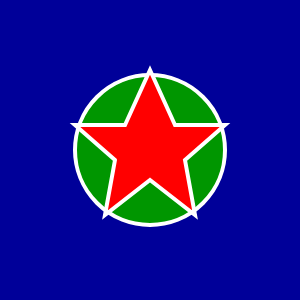
Frame 1 (no input)
Frame 60 (no input): identical to frame 1, image omitted
Frame 120 (the mouse pressed at the canvas centre since frame 60): identical to frame 1, image omitted

The p5.js sketch that drew this single still picture (run headless with seeded random() and noise() and a simulated clock; from frame 60 on, the mouse is pressed at the canvas centre):

// p5.js sketch
// ── sketch.js
function setup() {
  createCanvas(300, 300);
}

function draw() {

  background(0,0,153);
  strokeWeight(4);
  stroke(255,255,255);

  fill(0,150,0);
  circle(150,150,150);

  fill(255,0,0);
  beginShape();
  vertex(115,160);
  vertex(75,125);
  vertex(125,125);
  vertex(150,70);
  vertex(175,125);
  vertex(225,125);
  vertex(185,160);
  vertex(195,215);
  vertex(150,180);
  vertex(105,215);
  vertex(115,160);
  endShape();

}
